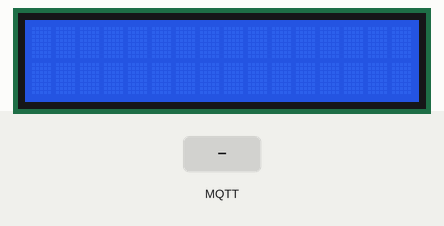
This sketch was run on a simulated ESP8266 (NodeMCU). Parts: 16×2 character LCD. The inputs (shaded band) are chosen by the test bench. WiFi joins after 1.5 s; servers stay silent unless stated; no MQTT or app messages arrive unless stated; what the sketch prints to the serial monitor is not drawn.

Above: at 3.7 s.
3.8 s: MQTT message "off" arrives on the first subscribed topic
At 5.4 s:
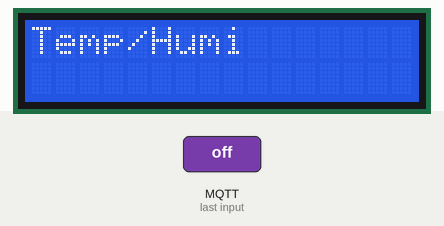
6.3 s: MQTT message "on" arrives on the first subscribed topic
8.3 s: MQTT message "1" arrives on the second subscribed topic
9.8 s: MQTT message "on" arrives on the second subscribed topic
11.8 s: MQTT message "1" arrives on the first subscribed topic
Timing chart, 0 to 14.3 s (numbered marks = the images above; inputs shaded):
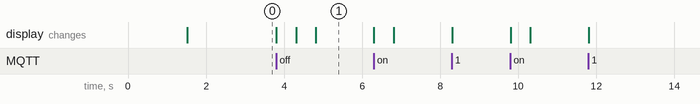

The sketch:

esp8266_dht11_lcd1602_mqtt_subcribe.ino
```cpp
#include <ESP8266WiFi.h>
#include <PubSubClient.h>
#include <LiquidCrystal.h>
LiquidCrystal lcd(16, 5, 4, 0, 2, 14);
// (lcd 1,5,16 - GND ESP8266) , (2,15 - 5V), (4-D0),(6-D1),(11-D2),(12-D3),(13-D4),(14-D5)

#define ssid "SkyNet"
#define password "12345678123"
#define mqtt_server "broker.mqttdashboard.com"
const uint16_t mqtt_port = 1883;

WiFiClient espClient;
PubSubClient client(espClient);

void setup()
{
  Serial.begin(115200);
  setup_wifi();
  client.setServer(mqtt_server, mqtt_port);
  client.setCallback(callback);

  lcd.begin(16, 2);
delay(1000);
}
void setup_wifi()
{
  delay(10);
  Serial.println();
  Serial.print("Connecting to ");
  Serial.println(ssid);
  WiFi.begin(ssid, password);
  while (WiFi.status() != WL_CONNECTED) {
    delay(500);
    Serial.print(".");
  }
  Serial.println("");
  Serial.println("WiFi connected");
  Serial.println("IP address: ");
  Serial.println(WiFi.localIP());
}

void callback(char* topic, byte* payload, unsigned int length)
{
  Serial.print("Co tin nhan moi tu topic:");
  Serial.print(topic);
  Serial.println();
  lcd.clear();
  {
  for(int i=0;i<length;i++)
  {
    Serial.print((char)payload[i]);
    lcd.setCursor(0, 0);
    lcd.print("Temp/Humi"); // Start Print text to Line 1
    lcd.setCursor(i, 1);
    lcd.write(length);
    delay(500);
    }
  }
  Serial.println();
}
void reconnect()
{
  while (!client.connected())
  {
    if (client.connect("TamDaoMinh","31072001","clientId-9ZbLAmgqom"))
    {
      Serial.println("Đã kết nối:");
      client.subscribe("nodeWiFi32/dht11/temperature");
      client.subscribe("nodeWiFi32/dht11/humidity");

    }
    else
    {
      Serial.print("Lỗi:, rc=");
      Serial.print(client.state());
      Serial.println(" try again in 5 seconds");
      delay(5000);
    }
  }
}
void loop()
{
  if (!client.connected())
    reconnect();
  client.loop();
  if(Serial.available() > 0)
  {
  }
}
```

Measured:
- after the input at 3.8 s, the display: first changes at once (image 1 shows a later state)
